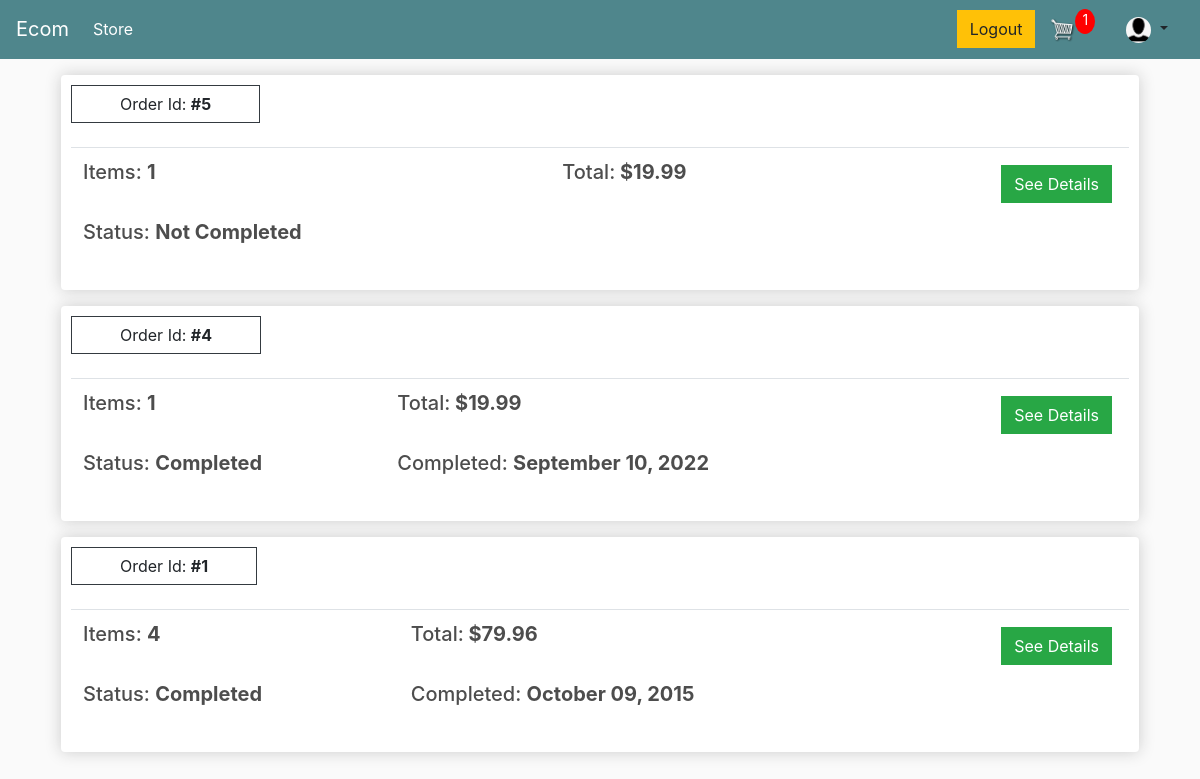
The app's page /order-list/ (signed in) with its own data.
### store/models.py (models this page shows, shortened)
class Customer(models.Model):
    id = models.AutoField(primary_key=True)
    user = models.OneToOneField(User, on_delete=models.CASCADE, default='', related_name='customer', null=True)
    name = models.CharField(max_length=200, null=True)
    email = models.EmailField(max_length=200, null=True)
    image = models.ImageField(default = 'default.png', upload_to = "profile_pics")

class Order(models.Model):
    customer = models.ForeignKey(Customer, on_delete=models.SET_NULL, null=True, blank=True)
    date_ordered = models.DateTimeField(auto_now_add=True)
    date_completed = models.DateTimeField(auto_now_add=True)
    complete = models.BooleanField(default=False, null=True, blank=False)
    transaction_id = models.CharField(max_length=100, null=True)
    def __str__(self) -> str:
        return str(self.id)
    @property
    def get_cart_total(self):
        order_items = self.orderitem_set.all()
        total = sum([item.get_total for item in order_items])
        return total
    @property
    def get_number_of_items(self):
        order_items = self.orderitem_set.all()
        total = sum([item.quantity for item in order_items])
        return total

class OrderItem(models.Model):
    product = models.ForeignKey(Product, on_delete=models.SET_NULL, null=True, blank=True)
    order = models.ForeignKey(Order, on_delete=models.SET_NULL, null=True, blank=True)
    quantity = models.IntegerField(default=0, null=True, blank=True)
    date_added = models.DateTimeField(auto_now_add=True)
    @property
    def get_total(self):
        return self.quantity * self.product.price

class Product(models.Model):
    name = models.CharField(max_length=200, null=True)
    price = models.FloatField()
    digital = models.BooleanField(default=False, null=True, blank=True)
    image = models.ImageField(null=True, blank=True)

### customers/views.py (the view)
# urls.py: path('order-list/', customer_views.orderList, name = 'order-list'),
@login_required
def orderList(request):
    cookieData = cartData(request = request)
    noOfCartItems = cookieData['noOfCartItems']
    orders = Order.objects.order_by('-id').filter(customer = request.user.customer)
    print('ORDERS: ', orders)
    context={ 'orders' : orders, 'noOfCartItems':  noOfCartItems}
    return render(request, 'customers/order-list.html', context)

### store/utils.py (called while the page is built)
def cartData(request):
    if request.user.is_authenticated:
        customer = request.user.customer
        order, created = Order.objects.get_or_create(customer = customer, complete = False)
        items = order.orderitem_set.all()
        noOfCartItems = order.get_number_of_items
    else:
        cookieData = cookieCart(request = request)
        noOfCartItems = cookieData['noOfCartItems']
        order = cookieData['order']
        items = cookieData['items']
    return {
        'noOfCartItems': noOfCartItems,
        'order': order,
        'items': items
    }

### templates/customers/order-list.html
{% extends 'store/main.html' %}
{% load static %}
{% block content %}
    {% if orders|length == 0 %}
        <h1 style="float:center;">No order history found!</h1>
    {% else %}
        {% for order in orders %}
            {% if order.get_number_of_items > 0 %}
                <div class="box-element m-3">
                    <a  class="btn btn-outline-dark pl-5 pr-5">Order Id: <strong>#{{order.id}}</strong></a>
                    <br>
                    <br>
                    <table class="table">
                        <tr>
                            <th><h5>Items: <strong>{{ order.get_number_of_items }} </strong></h5></th>
                            <th><h5>Total:<strong> ${{order.get_cart_total|floatformat:2}} </strong></h5></th>
                            <th>
                                <a  style="float:right; margin:5px;" class="btn btn-success" href="{% url 'order-details' order.id %}">See Details</a>
                            </th>
                        </tr>
                        <td style="border:0; padding-top:0;">
                            {% if order.complete %}
                                <h5>Status: <strong> Completed </strong></h5>
                            {% else %}
                                <h5>Status: <strong> Not Completed </strong></h5>
                            {% endif %}
                        </td>
                        {% if order.complete %}
                            <td style="border:0; padding-top:0;">
                                <h5>Completed: <strong> {{ order.date_completed|date:"F d, Y" }} </strong></h5>
                            </td>
                        {% endif %}
                    </table>
                </div>
            {% endif %}
        {% endfor %}
    {% endif %}
{% endblock content %}

### templates/store/main.html (shortened to what this page needs)
<!DOCTYPE html>
{% load static %}
<html>
    <head>
           <link rel="stylesheet" href="https://stackpath.bootstrapcdn.com/bootstrap/4.4.1/css/bootstrap.min.css">
           <link rel="stylesheet" type="text/css" href="{% static 'css/main.css' %}">
    </head>
    <body>
        <nav class="navbar navbar-expand-lg navbar-dark bg-dark">
            <a class="navbar-brand" href="{% url 'store' %}">Ecom</a>
            <div class="collapse navbar-collapse" id="navbarSupportedContent">
                <ul class="navbar-nav mr-auto">
                    <li class="nav-item active">
                        <a class="nav-link" href="{% url 'store' %}">Store <span class="sr-only">(current)</span></a>
                    </li>
                </ul>
                <div class="form-inline my-2 my-lg-0">
                    {% if user.is_authenticated %}
                        <a href={%url 'logout'%} class="btn btn-warning">Logout</a>
                    {% else %}
                        <a href={%url 'login'%} class="btn btn-warning mr-3">Login</a>
                        {% comment %} <a class="nav-item nav-link" href={%url 'login'%}>Login</a> {% endcomment %}
                        <a href={%url 'register'%} class="btn btn-success">Register</a>
                    {% endif %}
                    <a href="{% url 'cart' %}">
                        <img  id="cart-icon" src="{% static 'images/cart.png' %}">
                    </a>
                    <p id="cart-total">{{ noOfCartItems }}</p>
                </div>
                <div class="nav-item dropdown p-0 m-0">
                    <a class="nav-link dropdown-toggle" role="button" data-toggle="dropdown" aria-haspopup="true" aria-expanded="false">
                        <img id="profile-icon" class="rounded-circle article-img" src="{{ request.user.customer.image.url }}">
                    </a>
            </div>
        </nav>
         <div class="container">
            {% block content %}
            {% endblock content %}
         </div>
    </body>
</html>

### static/css/main.css (style rules this page uses)
body { background-color: hsl(0, 0%, 98%); }
h1,h2,h3,h4,h5,h6 { color:hsl(0, 0%, 30%); }
.box-element { box-shadow:hsl(0, 0%, 80%) 0 0 16px; background-color: #fff; border-radius: 4px; padding: 10px; }
.bg-dark { background-color: #4f868c!important; }
#cart-icon { width:25px; display: inline-block; margin-left: 15px; }
#profile-icon { width:25px; display: inline-block; margin-left: 15px; }
#cart-total { display: block; text-align: center; color:#fff; background-color: red; width: 20px; height: 25px; border-radius: 50%; font-size: 14px; }
.btn { border-radius: 0; }

### records on screen
Order: id "5", get_number_of_items "1", get_cart_total "19.99", shows "Status:", complete "Not Completed"
Order: id "4", get_number_of_items "1", get_cart_total "19.99", shows "Status:", complete "Completed", date_completed "September 10, 2022"
Order: id "1", get_number_of_items "4", get_cart_total "79.96", shows "Status:", complete "Completed", date_completed "October 09, 2015"

### other values on screen
{{ noOfCartItems }} "1"
